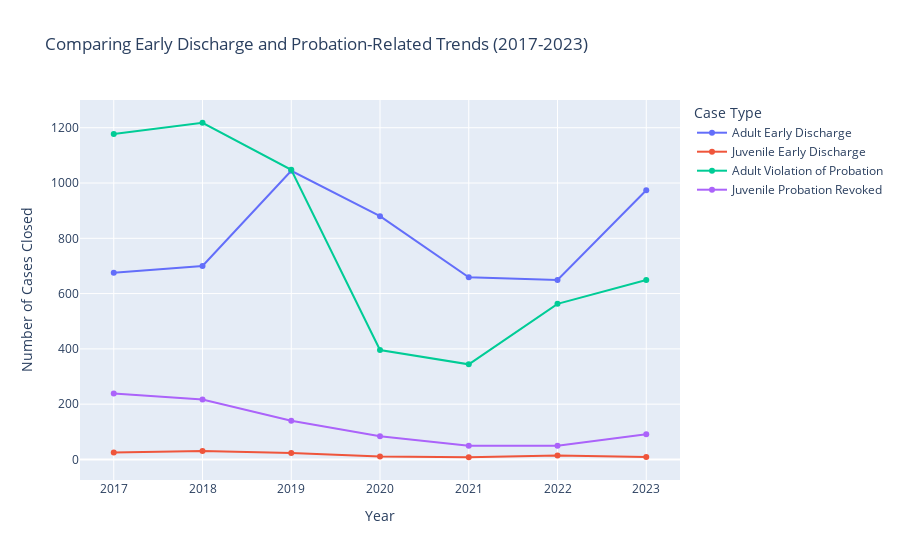

The cell this chart's notebook holds for it:
### Markdown cell above
### Step 6: Compare All Trends in A Single Visualization

### Code cell
# Combine all adult and juvenile trends for both Early Discharge and Probation-related closings
combined_data = adult_pivot[['Early Discharge', 'Violation of Probation']].rename(
    columns={'Early Discharge': 'Adult Early Discharge', 'Violation of Probation': 'Adult Violation of Probation'}
).reset_index()
combined_data['Juvenile Early Discharge'] = juvenile_pivot['Early Discharge'].values
combined_data['Juvenile Probation Revoked'] = juvenile_pivot['Probation Revoked'].values

fig = px.line(
    combined_data,
    x='Year',
    y=['Adult Early Discharge', 'Juvenile Early Discharge', 'Adult Violation of Probation', 'Juvenile Probation Revoked'],
    markers=True,
    title="Comparing Early Discharge and Probation-Related Trends (2017-2023)",
    labels={'value': 'Number of Cases Closed', 'Year': 'Year'}
)
fig.update_layout(
    legend_title_text='Case Type',
    xaxis_title='Year',
    yaxis_title='Number of Cases Closed',
    yaxis=dict(tickmode='linear', tick0=0, dtick=200)
)
fig.show()

### Figure 1 — Plotly figure (JSON) as saved in the notebook; plotly's stock layout.template omitted (floating-point values rounded to 4 significant figures)
{"data": [{"hovertemplate": "variable=Adult Early Discharge<br>Year=%{x}<br>Number of Cases Closed=%{y}<extra></extra>", "legendgroup": "Adult Early Discharge", "line": {"color": "#636efa", "dash": "solid"}, "marker": {"symbol": "circle"}, "mode": "lines+markers", "name": "Adult Early Discharge", "orientation": "v", "showlegend": true, "type": "scatter", "x": [2017, 2018, 2019, 2020, 2021, 2022, 2023], "xaxis": "x", "y": [675, 700, 1044, 880, 659, 649, 974], "yaxis": "y"}, {"hovertemplate": "variable=Juvenile Early Discharge<br>Year=%{x}<br>Number of Cases Closed=%{y}<extra></extra>", "legendgroup": "Juvenile Early Discharge", "line": {"color": "#EF553B", "dash": "solid"}, "marker": {"symbol": "circle"}, "mode": "lines+markers", "name": "Juvenile Early Discharge", "orientation": "v", "showlegend": true, "type": "scatter", "x": [2017, 2018, 2019, 2020, 2021, 2022, 2023], "xaxis": "x", "y": [25, 31, 23, 11, 8, 14, 9], "yaxis": "y"}, {"hovertemplate": "variable=Adult Violation of Probation<br>Year=%{x}<br>Number of Cases Closed=%{y}<extra></extra>", "legendgroup": "Adult Violation of Probation", "line": {"color": "#00cc96", "dash": "solid"}, "marker": {"symbol": "circle"}, "mode": "lines+markers", "name": "Adult Violation of Probation", "orientation": "v", "showlegend": true, "type": "scatter", "x": [2017, 2018, 2019, 2020, 2021, 2022, 2023], "xaxis": "x", "y": [1177, 1218, 1048, 396, 344, 563, 649], "yaxis": "y"}, {"hovertemplate": "variable=Juvenile Probation Revoked<br>Year=%{x}<br>Number of Cases Closed=%{y}<extra></extra>", "legendgroup": "Juvenile Probation Revoked", "line": {"color": "#ab63fa", "dash": "solid"}, "marker": {"symbol": "circle"}, "mode": "lines+markers", "name": "Juvenile Probation Revoked", "orientation": "v", "showlegend": true, "type": "scatter", "x": [2017, 2018, 2019, 2020, 2021, 2022, 2023], "xaxis": "x", "y": [239, 217, 140, 84, 50, 50, 91], "yaxis": "y"}], "layout": {"legend": {"title": {"text": "Case Type"}, "tracegroupgap": 0}, "title": {"text": "Comparing Early Discharge and Probation-Related Trends (2017-2023)"}, "xaxis": {"anchor": "y", "domain": [0, 1], "title": {"text": "Year"}}, "yaxis": {"anchor": "x", "domain": [0, 1], "dtick": 200, "tick0": 0, "tickmode": "linear", "title": {"text": "Number of Cases Closed"}}}}
